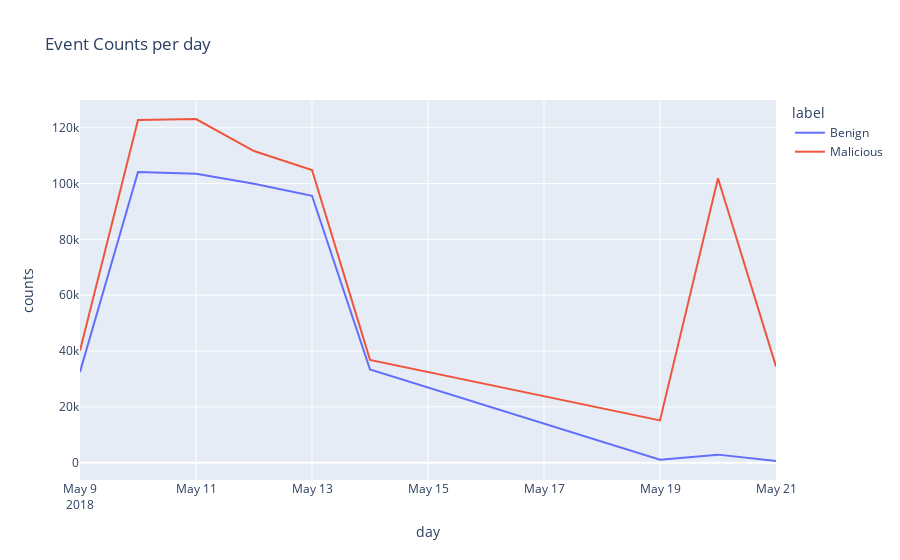
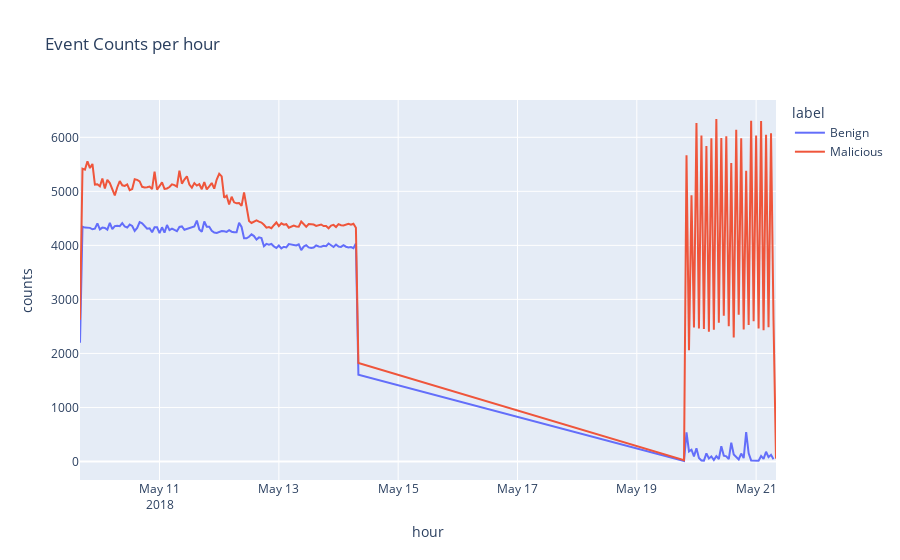
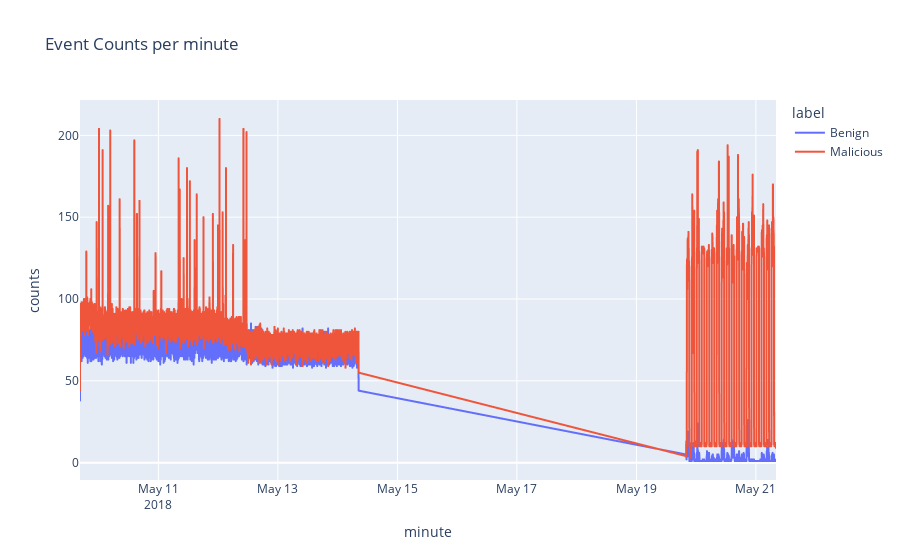

The notebook cell saved with these charts, in order:
### Code cell
for agg in ['day', 'hour', 'minute']:
    plotting_table = df.groupBy([agg, "label"]).agg(count("uid").alias("counts")).orderBy(agg).toPandas()
    fig = px.line(plotting_table, x=agg, y="counts", color="label", title=f'Event Counts per {agg}')
    fig.show()

### Figure 1 — Plotly figure (JSON) as saved in the notebook; plotly's stock layout.template omitted (floating-point values rounded to 4 significant figures)
{"data": [{"hovertemplate": "label=Benign<br>day=%{x}<br>counts=%{y}<extra></extra>", "legendgroup": "Benign", "line": {"color": "#636efa", "dash": "solid"}, "marker": {"symbol": "circle"}, "mode": "lines", "name": "Benign", "orientation": "v", "showlegend": true, "type": "scatter", "x": ["2018-05-09T00:00:00", "2018-05-10T00:00:00", "2018-05-11T00:00:00", "2018-05-12T00:00:00", "2018-05-13T00:00:00", "2018-05-14T00:00:00", "2018-05-19T00:00:00", "2018-05-20T00:00:00", "2018-05-21T00:00:00"], "xaxis": "x", "y": [32538, 104184, 103486, 99975, 95643, 33449, 1044, 2887, 605], "yaxis": "y"}, {"hovertemplate": "label=Malicious<br>day=%{x}<br>counts=%{y}<extra></extra>", "legendgroup": "Malicious", "line": {"color": "#EF553B", "dash": "solid"}, "marker": {"symbol": "circle"}, "mode": "lines", "name": "Malicious", "orientation": "v", "showlegend": true, "type": "scatter", "x": ["2018-05-09T00:00:00", "2018-05-10T00:00:00", "2018-05-11T00:00:00", "2018-05-12T00:00:00", "2018-05-13T00:00:00", "2018-05-14T00:00:00", "2018-05-19T00:00:00", "2018-05-20T00:00:00", "2018-05-21T00:00:00"], "xaxis": "x", "y": [40195, 122763, 123146, 111668, 104862, 36839, 15160, 101901, 34506], "yaxis": "y"}], "layout": {"legend": {"title": {"text": "label"}, "tracegroupgap": 0}, "title": {"text": "Event Counts per day"}, "xaxis": {"anchor": "y", "domain": [0, 1], "title": {"text": "day"}}, "yaxis": {"anchor": "x", "domain": [0, 1], "title": {"text": "counts"}}}}

### Figure 2 — Plotly figure (JSON) as saved in the notebook; plotly's stock layout.template omitted (floating-point values rounded to 4 significant figures; data arrays with more than 128 entries replaced by an {"elided": "..."} marker saying what was removed)
{"data": [{"hovertemplate": "label=Benign<br>hour=%{x}<br>counts=%{y}<extra></extra>", "legendgroup": "Benign", "line": {"color": "#636efa", "dash": "solid"}, "marker": {"symbol": "circle"}, "mode": "lines", "name": "Benign", "orientation": "v", "showlegend": true, "type": "scatter", "x": {"elided": "150 str values"}, "xaxis": "x", "y": {"elided": "150 int values"}, "yaxis": "y"}, {"hovertemplate": "label=Malicious<br>hour=%{x}<br>counts=%{y}<extra></extra>", "legendgroup": "Malicious", "line": {"color": "#EF553B", "dash": "solid"}, "marker": {"symbol": "circle"}, "mode": "lines", "name": "Malicious", "orientation": "v", "showlegend": true, "type": "scatter", "x": {"elided": "151 str values"}, "xaxis": "x", "y": {"elided": "151 int values"}, "yaxis": "y"}], "layout": {"legend": {"title": {"text": "label"}, "tracegroupgap": 0}, "title": {"text": "Event Counts per hour"}, "xaxis": {"anchor": "y", "domain": [0, 1], "title": {"text": "hour"}}, "yaxis": {"anchor": "x", "domain": [0, 1], "title": {"text": "counts"}}}}

### Figure 3 — Plotly figure (JSON) as saved in the notebook; plotly's stock layout.template omitted (floating-point values rounded to 4 significant figures; data arrays with more than 128 entries replaced by an {"elided": "..."} marker saying what was removed)
{"data": [{"hovertemplate": "label=Benign<br>minute=%{x}<br>counts=%{y}<extra></extra>", "legendgroup": "Benign", "line": {"color": "#636efa", "dash": "solid"}, "marker": {"symbol": "circle"}, "mode": "lines", "name": "Benign", "showlegend": true, "type": "scattergl", "x": {"elided": "7891 str values"}, "xaxis": "x", "y": {"elided": "7891 int values"}, "yaxis": "y"}, {"hovertemplate": "label=Malicious<br>minute=%{x}<br>counts=%{y}<extra></extra>", "legendgroup": "Malicious", "line": {"color": "#EF553B", "dash": "solid"}, "marker": {"symbol": "circle"}, "mode": "lines", "name": "Malicious", "showlegend": true, "type": "scattergl", "x": {"elided": "8855 str values"}, "xaxis": "x", "y": {"elided": "8855 int values"}, "yaxis": "y"}], "layout": {"legend": {"title": {"text": "label"}, "tracegroupgap": 0}, "title": {"text": "Event Counts per minute"}, "xaxis": {"anchor": "y", "domain": [0, 1], "title": {"text": "minute"}}, "yaxis": {"anchor": "x", "domain": [0, 1], "title": {"text": "counts"}}}}
